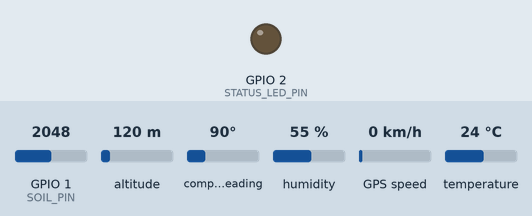
Bench run of a sketch on a simulated ESP32-S3. Shown: output pins drawn as LEDs (lit = HIGH). The inputs (shaded band) are chosen by the test bench; at power-on: GPIO 1 (SOIL_PIN) = 2048, altitude 120 m, compass heading 90°, humidity 55 %, GPS speed 0 km/h, temperature 24 °C (analog values on the 0–4095 scale). WiFi joins after 1.5 s; servers stay silent unless stated; uploads are accepted with an empty reply; the GPS gets a fix after 3 s at 37.7749, -122.4194 with 8 satellites; what the sketch prints to the serial monitor is not drawn.

Above: at 3.9 s.
At 5.29 s:
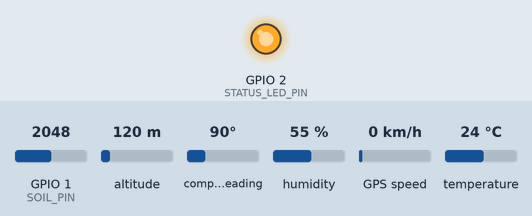
Timing chart, 0 to 9.1 s (numbered marks = the images above):
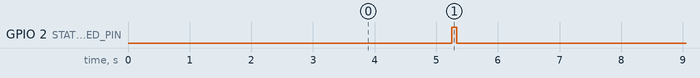

Measured:
- by itself, GPIO 2 (STATUS_LED_PIN): alternates HIGH for 0.08 s and LOW for 4.9 s

The sketch:

AgriTraceX_ESP32S3.ino
```cpp
/**
 * AgriTraceX — ESP32-S3 Smart Agriculture Firmware
 * ─────────────────────────────────────────────────
 * Hardware:  ESP32-S3 Dev Module
 * Sensors:   DHT11/DHT22 | Soil Moisture (Analog) | GPS (UART) | CAM
 * Protocol:  WiFi → HTTP REST API (port 80) + WebSocket push
 * Backend:   POST http://<PC_IP>:3000/api/iot/ingest  every 5 s
 *
 * Arduino Library Dependencies (install via Library Manager):
 *   DHT sensor library by Adafruit
 *   ArduinoJson   by Benoit Blanchon
 *   TinyGPSPlus   by Mikal Hart
 *   WebSockets    by Markus Sattler  (optional WS client)
 *
 * Board: "ESP32S3 Dev Module" in Arduino IDE
 */

#include <WiFi.h>
#include <WebServer.h>
#include <HTTPClient.h>
#include <ArduinoJson.h>
#include <DHT.h>
#include <TinyGPSPlus.h>
#include <HardwareSerial.h>

// ═══════════════════════════════════════════════════════════
//  ① USER CONFIGURATION — Edit these values
// ═══════════════════════════════════════════════════════════

// WiFi credentials
const char* WIFI_SSID     = "YOUR_WIFI_SSID";
const char* WIFI_PASSWORD = "YOUR_WIFI_PASSWORD";

// AgriTraceX backend (your Mac's local IP running Node.js on :3000)
// Find it with: ipconfig getifaddr en0   (Mac) or   ipconfig (Windows)
const char* BACKEND_HOST  = "http://192.168.1.XXX:3000";
const char* INGEST_URL    = "http://192.168.1.XXX:3000/api/iot/ingest";

// Device identity
const char* DEVICE_ID     = "ESP32-AGR-01";
const char* DEVICE_ZONE   = "Zone-Alpha";

// ═══════════════════════════════════════════════════════════
//  ② PIN CONFIGURATION
// ═══════════════════════════════════════════════════════════

#define DHT_PIN         4      // GPIO4  — DHT11/DHT22 data pin
#define DHT_TYPE        DHT22  // Change to DHT11 if using DHT11
#define SOIL_PIN        A0     // GPIO1  — Soil moisture analog input
#define GPS_RX_PIN      16     // GPIO16 — GPS TX → ESP RX
#define GPS_TX_PIN      17     // GPIO17 — GPS RX → ESP TX
#define STATUS_LED_PIN  2      // Onboard LED — blinks on send

// ═══════════════════════════════════════════════════════════
//  ③ CONSTANTS & INTERVALS
// ═══════════════════════════════════════════════════════════

#define SEND_INTERVAL_MS   5000   // Push to backend every 5 seconds
#define WIFI_RETRY_MS      10000  // Retry WiFi every 10 seconds
#define SOIL_DRY_VAL       4095   // ADC value = dry soil (12-bit)
#define SOIL_WET_VAL       1500   // ADC value = wet soil

// ═══════════════════════════════════════════════════════════
//  ④ OBJECTS
// ═══════════════════════════════════════════════════════════

DHT dht(DHT_PIN, DHT_TYPE);
TinyGPSPlus gps;
HardwareSerial gpsSerial(1);   // UART1 for GPS
WebServer localServer(80);     // Local REST server for /sensor endpoint
HTTPClient http;

// ═══════════════════════════════════════════════════════════
//  ⑤ SENSOR DATA STRUCT
// ═══════════════════════════════════════════════════════════

struct SensorData {
  float temperature;
  float humidity;
  int   soilRaw;
  float soilPct;         // 0–100%
  double gpsLat;
  double gpsLng;
  float  gpsAlt;
  bool   gpsValid;
  unsigned long timestamp;
};

SensorData latest = { 0, 0, 0, 0, 0.0, 0.0, 0.0, false, 0 };
unsigned long lastSendMs = 0;
bool backendOnline = false;

// ═══════════════════════════════════════════════════════════
//  ⑥ HELPER — Map soil raw ADC to percentage
// ═══════════════════════════════════════════════════════════

float soilToPercent(int raw) {
  // Invert: high ADC = dry (0%), low ADC = wet (100%)
  int clamped = constrain(raw, SOIL_WET_VAL, SOIL_DRY_VAL);
  return 100.0f - ((float)(clamped - SOIL_WET_VAL) / (SOIL_DRY_VAL - SOIL_WET_VAL)) * 100.0f;
}

// ═══════════════════════════════════════════════════════════
//  ⑦ READ ALL SENSORS
// ═══════════════════════════════════════════════════════════

void readSensors() {
  // — DHT temperature & humidity —
  float t = dht.readTemperature();
  float h = dht.readHumidity();
  if (!isnan(t) && t > -40 && t < 85)   latest.temperature = t;
  if (!isnan(h) && h >= 0  && h <= 100) latest.humidity    = h;

  // — Soil moisture (analog) —
  latest.soilRaw = analogRead(SOIL_PIN);
  latest.soilPct = soilToPercent(latest.soilRaw);

  // — GPS —
  unsigned long start = millis();
  while (gpsSerial.available() && millis() - start < 200) {
    gps.encode(gpsSerial.read());
  }
  if (gps.location.isValid()) {
    latest.gpsLat   = gps.location.lat();
    latest.gpsLng   = gps.location.lng();
    latest.gpsAlt   = gps.altitude.meters();
    latest.gpsValid = true;
  }

  latest.timestamp = millis();
}

// ═══════════════════════════════════════════════════════════
//  ⑧ BUILD JSON PAYLOAD
// ═══════════════════════════════════════════════════════════

String buildPayload() {
  StaticJsonDocument<512> doc;
  doc["deviceId"]     = DEVICE_ID;
  doc["zone"]         = DEVICE_ZONE;
  doc["temperature"]  = round(latest.temperature * 10) / 10.0;
  doc["humidity"]     = round(latest.humidity    * 10) / 10.0;
  doc["soilMoisture"] = round(latest.soilPct     * 10) / 10.0;
  doc["soilRaw"]      = latest.soilRaw;
  if (latest.gpsValid) {
    JsonObject loc = doc.createNestedObject("location");
    loc["lat"] = latest.gpsLat;
    loc["lng"] = latest.gpsLng;
    loc["alt"] = latest.gpsAlt;
  }
  doc["protocol"]     = "ESP32-HTTP";
  doc["firmwareVer"]  = "1.0.0";
  String out;
  serializeJson(doc, out);
  return out;
}

// ═══════════════════════════════════════════════════════════
//  ⑨ LOCAL HTTP SERVER — /sensor endpoint
// ═══════════════════════════════════════════════════════════

void handleSensorEndpoint() {
  localServer.sendHeader("Access-Control-Allow-Origin", "*");
  localServer.send(200, "application/json", buildPayload());
}

void handleHealth() {
  localServer.sendHeader("Access-Control-Allow-Origin", "*");
  localServer.send(200, "application/json", "{\"status\":\"ok\",\"device\":\"" + String(DEVICE_ID) + "\"}");
}

void handleNotFound() {
  localServer.send(404, "application/json", "{\"error\":\"Endpoint not found\"}");
}

// ═══════════════════════════════════════════════════════════
//  ⑩ PUSH TO BACKEND
// ═══════════════════════════════════════════════════════════

void pushToBackend() {
  if (WiFi.status() != WL_CONNECTED) return;

  String payload = buildPayload();
  http.begin(INGEST_URL);
  http.addHeader("Content-Type", "application/json");
  http.addHeader("X-Device-Key", DEVICE_ID);   // simple auth header

  int code = http.POST(payload);
  if (code == 200 || code == 201) {
    backendOnline = true;
    Serial.println("[OK] Backend accepted: " + payload.substring(0, 60) + "...");
    digitalWrite(STATUS_LED_PIN, HIGH);
    delay(80);
    digitalWrite(STATUS_LED_PIN, LOW);
  } else {
    backendOnline = false;
    Serial.println("[WARN] Backend returned: " + String(code));
  }
  http.end();
}

// ═══════════════════════════════════════════════════════════
//  ⑪ WIFI CONNECT
// ═══════════════════════════════════════════════════════════

void connectWiFi() {
  Serial.print("[WiFi] Connecting to ");
  Serial.println(WIFI_SSID);
  WiFi.begin(WIFI_SSID, WIFI_PASSWORD);
  unsigned long start = millis();
  while (WiFi.status() != WL_CONNECTED && millis() - start < 20000) {
    delay(500); Serial.print(".");
  }
  if (WiFi.status() == WL_CONNECTED) {
    Serial.println("\n[WiFi] Connected!");
    Serial.print("[WiFi] IP Address: ");
    Serial.println(WiFi.localIP());
    Serial.println("[Info] Local sensor API: http://" + WiFi.localIP().toString() + "/sensor");
  } else {
    Serial.println("\n[WiFi] Connection failed. Will retry...");
  }
}

// ═══════════════════════════════════════════════════════════
//  ⑫ SETUP
// ═══════════════════════════════════════════════════════════

void setup() {
  Serial.begin(115200);
  delay(1000);
  Serial.println("\n══════════════════════════════════════");
  Serial.println(" AgriTraceX ESP32-S3 Firmware v1.0.0 ");
  Serial.println("══════════════════════════════════════");

  pinMode(STATUS_LED_PIN, OUTPUT);

  // Init sensors
  dht.begin();
  gpsSerial.begin(9600, SERIAL_8N1, GPS_RX_PIN, GPS_TX_PIN);
  analogReadResolution(12);   // ESP32-S3: 12-bit ADC (0-4095)

  // Connect WiFi
  connectWiFi();

  // Register local HTTP routes
  localServer.on("/sensor",  HTTP_GET, handleSensorEndpoint);
  localServer.on("/health",  HTTP_GET, handleHealth);
  localServer.onNotFound(handleNotFound);
  localServer.begin();
  Serial.println("[HTTP] Local server running on port 80");

  // Initial sensor read
  readSensors();
}

// ═══════════════════════════════════════════════════════════
//  ⑬ LOOP
// ═══════════════════════════════════════════════════════════

void loop() {
  // Handle local HTTP requests
  localServer.handleClient();

  // Auto-reconnect WiFi
  if (WiFi.status() != WL_CONNECTED) {
    Serial.println("[WiFi] Disconnected. Reconnecting...");
    WiFi.disconnect();
    connectWiFi();
  }

  // Read sensors & push to backend at interval
  if (millis() - lastSendMs >= SEND_INTERVAL_MS) {
    lastSendMs = millis();
    readSensors();

    Serial.println("─────────────────────────────────────");
    Serial.println(" Temp:  " + String(latest.temperature) + " °C");
    Serial.println(" Hum:   " + String(latest.humidity)    + " %");
    Serial.println(" Soil:  " + String(latest.soilPct)     + " % (" + String(latest.soilRaw) + " raw)");
    if (latest.gpsValid) {
      Serial.println(" GPS:   " + String(latest.gpsLat, 6) + ", " + String(latest.gpsLng, 6));
    }
    Serial.println("─────────────────────────────────────");

    pushToBackend();
  }
}
```
